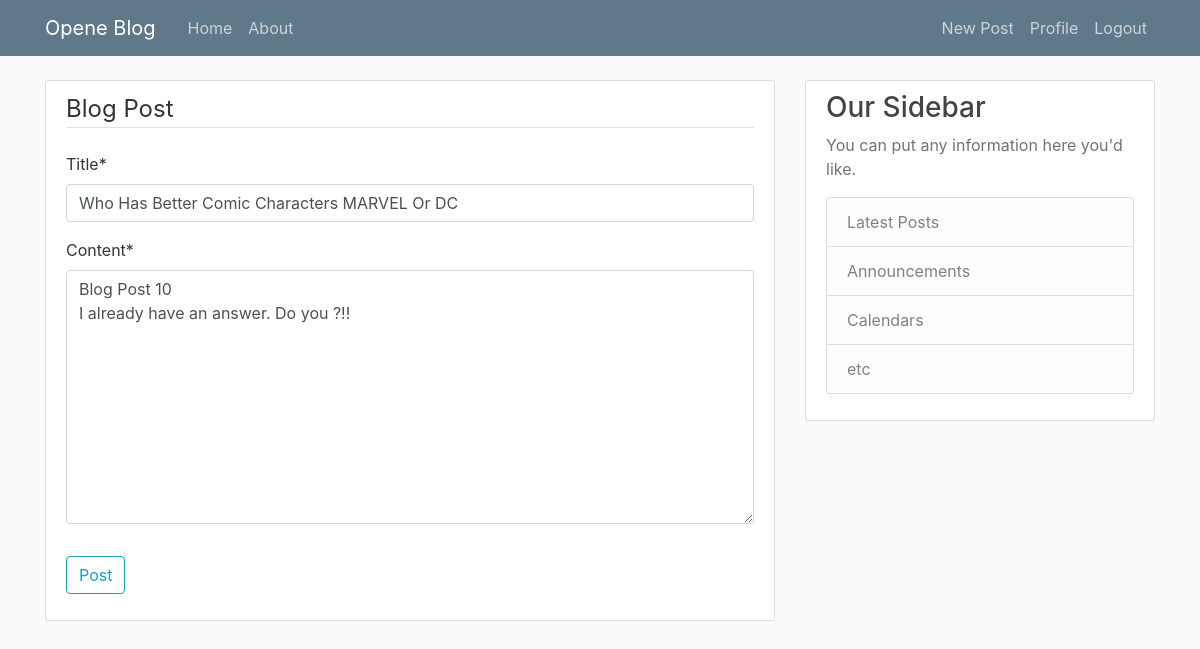
The app's page /post/13/update/ (signed in) with its own data.
### blog/models.py (models this page shows, shortened)
class Post(models.Model):
    title = models.CharField(max_length=100)
    content = models.TextField()
    number_of_likes = models.IntegerField(default=0)
    number_of_shares = models.IntegerField(default=0)
    date_posted = models.DateTimeField(default=timezone.now)
    author = models.ForeignKey(User, on_delete=models.CASCADE)

### blog/views.py (the view, shortened to what this page needs)
# urls.py: path('post/<int:pk>/update/', PostUpdateView.as_view(), name='post-update'),
class PostUpdateView(LoginRequiredMixin, UserPassesTestMixin, UpdateView):
    model = Post
    fields = ['title', 'content']
    def test_func(self):
        post = self.get_object()
        if self.request.user == post.author:
            return True
        else:
            return False

### blog/templates/blog/post_form.html (shortened to what this page needs)
{% extends 'blog/base.html' %}
{% load crispy_forms_tags %}
{% block content %}
   <div class="content-section">
       <form method="POST">
           <fieldset class="form-group">
                <legend class="border-bottom mb-4">Blog Post</legend>
               {{ form|crispy }}
           </fieldset>
           <div class="form-group">
                <button class="btn btn-outline-info" type="submit">Post</button>
           </div>
       </form>
   </div>
{% endblock content %}

### blog/static/blog/main.css (style rules this page uses)
body { background: #fafafa; color: #333333; margin-top: 5rem; }
.content-section { background: #ffffff; padding: 10px 20px; border: 1px solid #dddddd; border-radius: 3px; margin-bottom: 20px; }

### records on screen
Post: title "Who Has Better Comic Characters MARVEL Or DC", content "Blog Post 10 I already have an answer. Do you ?!!"
